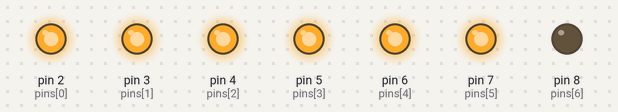
Bench run of a sketch on a simulated Arduino Uno, built with avr-gcc and run on an emulated ATmega328P. On the bench: output pins drawn as LEDs (lit = HIGH).

Above: at 0.2 s.
At 1.0 s:
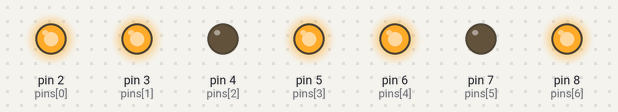
At 1.8 s:
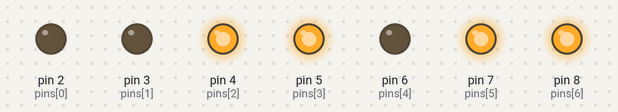
At 3.8 s:
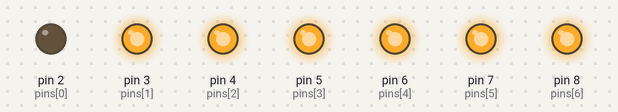
At 5.8 s:
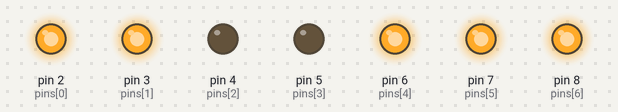
At 7.8 s:
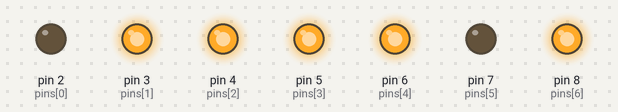
Timing chart, 0 to 8.3 s (numbered marks = the images above):
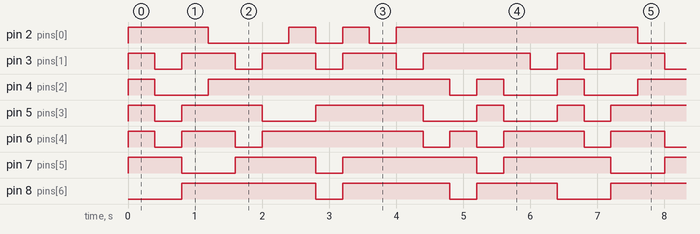

Measured:
- by itself, pin 2 (pins[0]): repeats every 6.4 s: LOW 1.2 s, 2 × (HIGH 0.40 s, LOW 0.40 s), HIGH 3.6 s
- by itself, pin 3 (pins[1]): repeats every 6.4 s: 3 × (LOW 0.40 s, HIGH 0.80 s), LOW 0.40 s, HIGH 1.6 s, LOW 0.40 s, HIGH 0.40 s
- by itself, pin 4 (pins[2]): repeats every 6.4 s: LOW 0.80 s, HIGH 3.6 s, LOW 0.40 s, HIGH 0.40 s, LOW 0.80 s, HIGH 0.40 s
- by itself, pin 5 (pins[3]): repeats every 6.4 s: LOW 0.40 s, HIGH 1.2 s, LOW 0.80 s, HIGH 1.6 s, 2 × (LOW 0.80 s, HIGH 0.40 s)
- by itself, pin 6 (pins[4]): repeats every 6.4 s: LOW 0.40 s, HIGH 0.80 s, LOW 0.40 s, HIGH 2.4 s, LOW 0.40 s, HIGH 0.40 s, LOW 0.40 s, HIGH 1.2 s
- by itself, pin 7 (pins[5]): repeats every 6.4 s: LOW 0.80 s, HIGH 1.2 s, LOW 0.40 s, HIGH 2.0 s, LOW 0.40 s, HIGH 1.6 s
- by itself, pin 8 (pins[6]): repeats every 6.4 s: LOW 0.40 s, HIGH 1.6 s, LOW 0.40 s, HIGH 1.2 s, LOW 0.80 s, HIGH 2.0 s

The sketch:

main.ino
```cpp
#define beep boop

const int pins[] = {2, 3, 4, 5, 6, 7, 8};
const int pin_count = sizeof(pins) / sizeof(pins[0]);

// Mapping of each digit to its pins
const int digits[][7] = {
    {0, 1, 2, 3, 4, 5},
    {0, 5, -1, -1, -1, -1},
    {0, 1, 3, 4, 6, -1, -1},
    {1, 2, 3, 4, 6, -1, -1},
    {2, 3, 5, 6, -1, -1, -1},
    {1, 2, 4, 5, 6, -1, -1},
    {0, 1, 2, 4, 5, 6, -1},
    {2, 3, 4, -1, -1, -1, -1},
    {0, 1, 2, 3, 4, 5, 6},
    {1, 2, 3, 4, 5, 6, -1},
    {0, 2, 3, 4, 5, 6, -1},
    {0, 1, 2, 5, 6, -1, -1},
    {0, 1, 4, 5, -1, -1, -1},
    {0, 1, 2, 3, -1, 6, -1},
    {0, 1, 4, 5, 6, -1, -1},
    {0, 4, 5, 6, -1, -1, -1}};
const int digit_count = sizeof(digits) / sizeof(digits[0]);

int counter = 0;

void setup()
{
    // Init and clear all pins
    for (int i = 0; i < pin_count; i++)
    {
        pinMode(pins[i], OUTPUT);
        digitalWrite(pins[i], LOW);
    }
}

void writeHexDig(int num)
{
    // Clear all pins
    for (int i = 0; i < pin_count; i++)
    {
        digitalWrite(pins[i], LOW);
    }

    // Iter each pin mapping in digits
    for (int i = 0; i < 7; i++)
    {
        int pin_index = digits[num][i];

        if (pin_index != -1)
        {
            digitalWrite(pins[pin_index], HIGH);
        }
    }
}

void loop()
{
    writeHexDig(counter);
    counter++;
    counter %= digit_count;

    delay(400);
}
```
